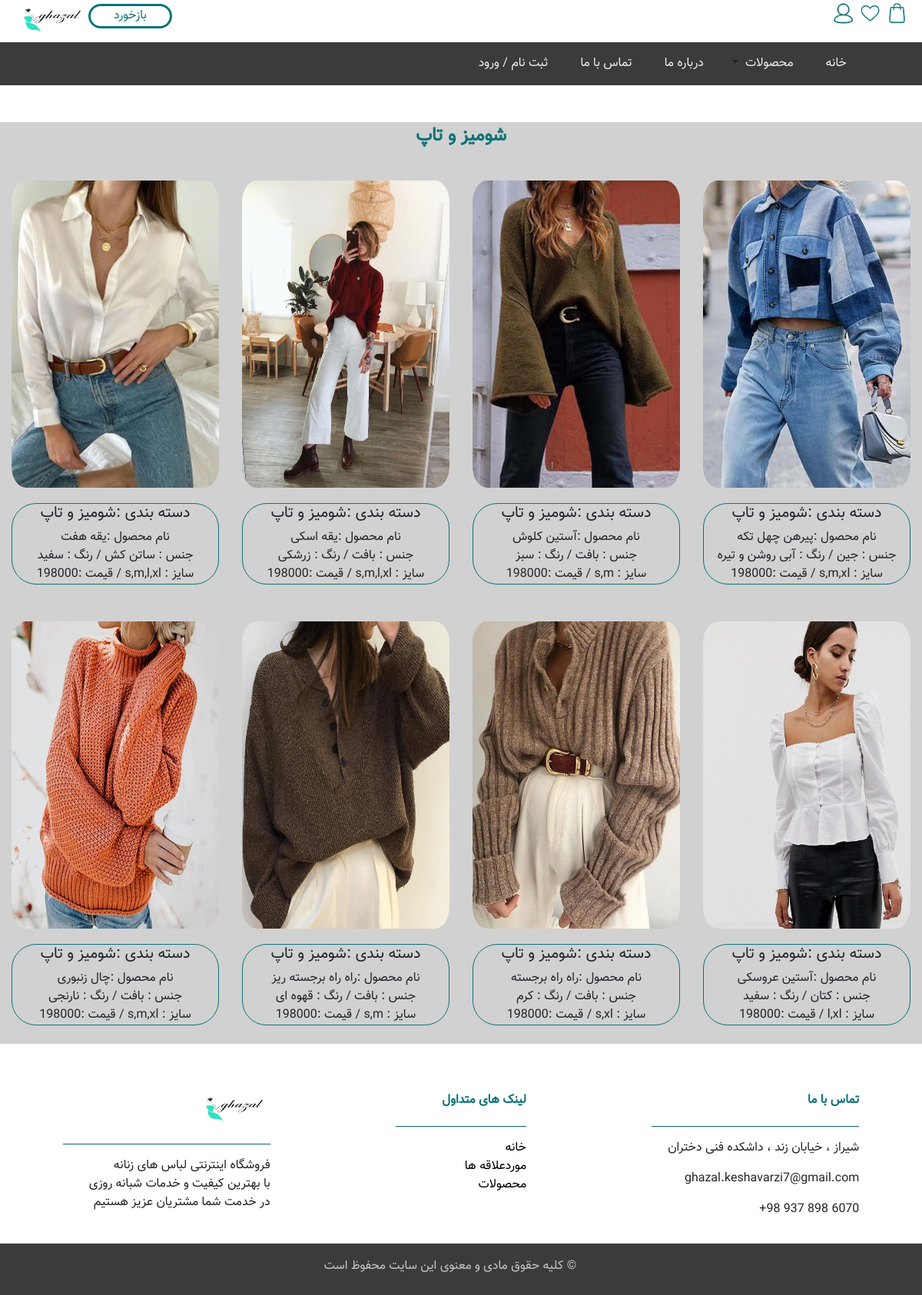
Page /product.php?cat=1 on the committed database.
### tables this page shows
CREATE TABLE `product_cat` (
  `id` int(11) NOT NULL,
  `title` varchar(255) NOT NULL
);

CREATE TABLE `products` (
  `id` int(11) NOT NULL,
  `id_cat` int(11) NOT NULL,
  `name` varchar(255) NOT NULL,
  `price` varchar(255) NOT NULL,
  `size` varchar(255) NOT NULL,
  `material` varchar(255) NOT NULL,
  `color` varchar(255) NOT NULL,
  `picture` varchar(255) NOT NULL
);

### product.php (the view, shortened to what this page needs)
<!DOCTYPE html>
<html lang="fa" dir="rtl">
<head>
  <link rel="stylesheet" media="screen" href="css/main.css" />
  <link rel="stylesheet" href=".//css/bootstrap/css/bootstrap-rtl.min.css" />
</head>
<body>
  <?php
  $mysqli = new mysqli("localhost", "root", "", "my-db");
  ?>
  <div class="container-fluid">
    <div class="row ">
      <div class="col-4 ">
        <a class="fr nav-link iconcolor " href="product.php"><img class="icons " src="./icons/shop.png" alt="shop" /></a>
        <a class="fr nav-link iconcolor " href="favorite.php"><img class="icons  " src="icons/heart.png" alt="favorites" /></a>
        <a class="fr nav-link iconcolor " href="login.php"><img class="icons " src="icons/human.png" alt="login" /></a>
      </div>
      <div class="col-8">
        <img class="fl" src="icons/logo.png" alt="logo" />
        <a href="feedback.php">
          <button class="feedback form-inline ">
            بازخورد
          </button>
        </a>
      </div>
    </div>
  </div>
  <nav class="navbar navbar-expand-sm  navbar-light mb-3 sticky-top ">
    <div class="container">
      <div class="collapse navbar-collapse" id="hum1">
        <ul class="navbar-nav mr-auto">
          <li class="nav-item ">
            <a class="nav-link " href="index.php"><span class="bgcolormenu1 bgcolormenu">خانه</span></a>
          </li>
          <li class="nav-item dropdown ">
            <a href="product.php" class="nav-link dropdown-toggle " data-toggle="dropdown"><span class="bgcolormenu1 bgcolormenu">محصولات</span></a>
              <?php
              $sql = "SELECT * FROM `product_cat`";
              ?>
          </li>
          <li class="nav-item ">
            <a class="nav-link " href="about.php"><span class="bgcolormenu1 bgcolormenu">درباره ما</span> </a>
          </li>
          <li class="nav-item ">
            <a class="nav-link" href="contact.php"><span class="bgcolormenu1 bgcolormenu">تماس با ما</span></a>
          </li>
          <li class="nav-item">
            <a class="nav-link" href="login.php"><span class="bgcolormenu1 bgcolormenu">ثبت نام / ورود</span></a>
          </li>
        </ul>
      </div>
    </div>
  </nav>
  <?php
  $cat = 0;
  if (!empty($_GET["cat"]))
    $cat = ($_GET["cat"]);
  if ($cat != 0) {
    $sql = "SELECT * FROM `product_cat` where id=$cat";
  } else {
    $sql = "SELECT * FROM `product_cat`";
  }
  if ($result = $mysqli->query($sql)) {
    while ($row = $result->fetch_row()) {
  ?>
      <div class="container-fluid productdiv mt-5 mb-5">
        <p class="textindex"><?php echo $row[1]; ?></p>
        <div class="row">
          <?php
          $sqlProduct = "SELECT p.id, p.name, p.size, p.price, p.material, p.color, p.picture FROM `products` as p where p.id_cat=$row[0]";
          if ($resultProduct = $mysqli->query($sqlProduct)) {
            while ($Product = $resultProduct->fetch_row()) {
          ?>
              <div class="img-fluid col-sm-12 col-md-6 col-lg-3 mb-4 mt-4">
                <div class=" containerpro">
                  <img src="upload/<?php echo $Product[6]; ?>" alt="Avatar" class="gallery">
                </div>
                <div class="protext">
                  <h5> دسته بندی :<?php echo $row[1]; ?></h5>
                  نام محصول :<?php echo $Product[1]; ?><br>
                  جنس : <?php echo $Product[4]; ?> /
                  رنگ : <?php echo $Product[5]; ?> <br>
                  سایز : <?php echo $Product[2]; ?> /
                  قیمت :<?php echo $Product[3]; ?>
                </div>
              </div>
          <?php
            }
          }
          ?>
        </div>
      </div>
  <?php
    }
  }
  ?>
  <footer class="container-fluid ">
    <div class="row text-center text-md-right mt-3 pb-3 ">
      <div class="col-md-4 col-lg-3 col-xl-3 mx-auto mt-3 bgalign">
        <h6 class="text-uppercase mb-4 font-weight-bold  footcoler">تماس با ما</h6>
        <hr>
        <p class="fas fa-home mr-3"> شیراز ، خیابان زند ، داشکده فنی دختران</p>
        <p class="fas fa-envelope mr-3"> ghazal.keshavarzi7@gmail.com</p>
        <p class="fas fa-phone mr-3"> 6070 898 937 98+</p>
      </div>
      <div class="col-md-2 col-lg-2 col-xl-2 mx-auto mt-3 bgalign">
        <h6 class="text-uppercase mb-4 font-weight-bold footcoler">لینک های متداول</h6>
        <hr>
        <div>
          <a href="index.php" class="ftAcolor">خانه</a>
          <br>
          <a href="favorite.php" class="ftAcolor">موردعلاقه ها</a>
          <br>
          <a href="product.php" class="ftAcolor">محصولات</a>
        </div>
      </div>
      <div class="col-md-3 col-lg-3 col-xl-3 mx-auto mt-3 bgalign">
        <img class="footimg" src="./icons/logo.png" alt="logo">
        <hr>
        <p>فروشگاه اینترنتی لباس های زنانه<br>با بهترین کیفیت و خدمات شبانه روزی <br>در خدمت شما مشتریان عزیز هستیم</p>
      </div>
    </div>
    <div class="row d-flex align-items-center bgfoot">
      <div class="col-md-7 col-lg-8">
        <h6 class="text-lg-right text-md-center foottext ">
          © کلیه حقوق مادی و معنوی این سایت محفوظ است
        </h6>
      </div>
    </div>
  </footer>
</body>
</html>

### css/main.css (style rules this page uses)
body { font-family: "Vazir" !important; }
.foottext { color: #c5c4c4; text-align: center !important; }
.footcoler { color: #0d7377; }
.ftAcolor { color: black; }
.footimg { width: 100px; height: 50px; margin: 0px; }
.fl { float: left; display: inline-block; margin-top: 5px; width: 100px; height: 50px; }
.fr { float: right !important; display: inline-block !important; padding: 0 !important; margin: 0 !important; }
a { text-decoration: none; }
nav { background-color: #3b3b3b; }
.bgcolormenu1 { color: #eeeeee; padding: 5px; width: 100%; direction: rtl; }
.iconcolor { display: inline; margin: 0; padding: 0; }
.icons { width: 35px; height: 35px; }
.feedback { background-color: white; border: solid #0d7377; color: #0d7377; border-radius: 2em; padding-left: 30px; padding-right: 30px; text-decoration: none; float: left; display: inline-block; margin-top: 5px; }
h6 { direction: rtl; color: #0d7377; }
hr { background-color: #0d7377; border-style: solid; border-width: 5px; height: 100%; }
.bgalign { text-align: right; }
.bgfoot { background-color: #3b3b3b; color: #eeeeee; margin: 0px; padding: 20px; }
.textindex { text-align: center; color: #0d7377; font-weight: bold; font-size: x-large; }
.productdiv { background-color: #d1d1d1; }
.gallery { width: 100%; height: 400px; border-radius: 7%; position: relative; display: block; }
.containerpro { position: relative; width: 100%; max-width: 400px; }
.protext { text-align:center !important; margin-top: 20px; border: 1px; border-style: solid; border-color: #0d7377; border-radius: 2em; }
body { background: #222D32; font-family: 'Roboto', sans-serif; }

### rows in the picture
product_cat: title "شومیز و تاپ"
products: picture (picture), id_cat.title "شومیز و تاپ", name "پیرهن چهل تکه", material "جین", color "آبی روشن و تیره", size "s,m,xl", price "198000"
products: picture (picture), id_cat.title "شومیز و تاپ", name "آستین کلوش", material "بافت", color "سبز", size "s,m", price "198000"
products: picture (picture), id_cat.title "شومیز و تاپ", name "یقه اسکی", material "بافت", color "زرشکی", size "s,m,l,xl", price "198000"
products: picture (picture), id_cat.title "شومیز و تاپ", name "یقه هفت", material "ساتن کش", color "سفید", size "s,m,l,xl", price "198000"
products: picture (picture), id_cat.title "شومیز و تاپ", name "آستین عروسکی", material "کتان", color "سفید", size "l,xl", price "198000"
products: picture (picture), id_cat.title "شومیز و تاپ", name "راه راه برجسته", material "بافت", color "کرم", size "s,xl", price "198000"
products: picture (picture), id_cat.title "شومیز و تاپ", name "راه راه برجسته ریز", material "بافت", color "قهوه ای", size "s,m", price "198000"
products: picture (picture), id_cat.title "شومیز و تاپ", name "چال زنبوری", material "بافت", color "نارنجی", size "s,m,xl", price "198000"
